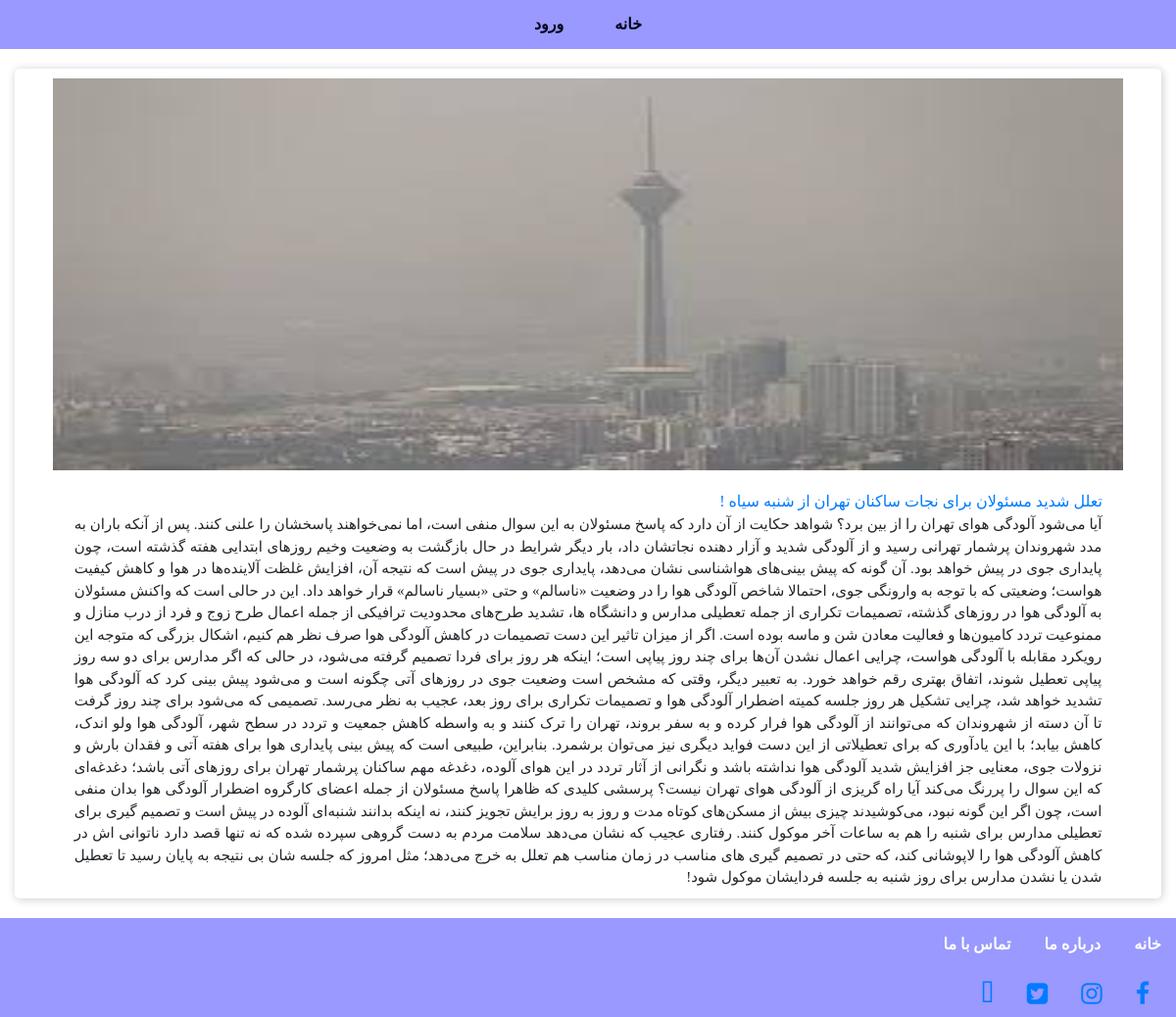
The page /readmore.php?postid=3 on the database its author committed.
### tables this page shows
CREATE TABLE `menu` (
  `id` int(11) NOT NULL,
  `title` varchar(100) NOT NULL,
  `link` varchar(200) NOT NULL
);

CREATE TABLE `post` (
  `id` int(11) NOT NULL,
  `title` varchar(100) NOT NULL,
  `src` varchar(100) NOT NULL,
  `content` varchar(5000) NOT NULL
);

### readmore.php (the view, shortened to what this page needs)
<?php include ("header.php"); ?>
<?php include ("config.php"); ?>
<?php
$postid=$_GET["postid"];
$posrsql="SELECT * FROM  `post` WHERE `id`=$postid;";
$postquery=mysqli_query($connect,$posrsql);
while($postfetch=mysqli_fetch_assoc($postquery))
{
?>
    <div class="rm-big-content">
       <div class="rm-big-content-thumb">
        <img src=<?php echo $postfetch["src"]; ?>>
       </div>
       <div class="rm-big-content-txt">
        <a href="#"><?php echo $postfetch["title"]; ?></a>
        <p><?php echo $postfetch["content"]; ?></p>
       </div>
    </div>
<?php
}
?>
 <?php include ("footer.php"); ?>
</body>
</html>

### header.php (shortened to what this page needs)
<!DOCTYPE html>
<html>
<head>
    <link rel="stylesheet" href="https://cdnjs.cloudflare.com/ajax/libs/font-awesome/4.7.0/css/font-awesome.min.css">
    <link rel="stylesheet" href="css/bootstrap.min.css">
    <link rel="stylesheet" href="css/fontawesome.css">
	<link rel="stylesheet" href="css/style.css">
</head>
<body>
    <div class="menu">
            <ul class="nav justify-content-center">
            <?php
			 include ("config.php");
			 $mnu="SELECT * FROM  `menu` ORDER BY  `id` DESC ;";
			 $mnuresult=mysqli_query($connect,$mnu);
			 while($mnufetch=mysqli_fetch_assoc($mnuresult))
			 {
			?>
                <li class="nav-item active"><a href=<?php echo $mnufetch["link"] ?> class="nav-link"><?php echo $mnufetch["title"] ?></a></li>
                <?php
			 }
				?>
            </ul>
    </div>

### css/style.css (style rules this page uses)
*,div,p,ul { padding:0px; margin:0px; }
body { font-family:"b yekan"; direction: rtl; }
.menu { background-color: #9999ff; }
.menu li a { color:#00001a; font-weight: 800; }
.menu li { padding:5px 10px; border-radius: 10px; }
.rm-big-content { text-align: right; direction: rtl; margin: 20px 15px; border-radius: 5px; -webkit-box-shadow: 1px 1px 10px 0px rgba(204,204,204,1); -moz-box-shadow: 1px 1px 10px 0px rgba(204,204,204,1); box-shadow: 1px 1px 10px 0px rgba(204,204,204,1); padding: 10px; min-height: 500px; height: auto; }
.rm-big-content-thumb { text-align: center; margin-bottom: 20px; }
.rm-big-content-thumb img { height: 400px; width: 95%; margin: 0 auto; }
.rm-big-content-txt { padding: 0 40px; }
.rm-big-content-txt a { padding: 10px; }
.rm-big-content-txt p { height: auto; margin: 0 1%; text-align: justify; font-size: 15px; }

### rows shown on the page
menu: title "خانه"
menu: title "ورود"
post: src (picture), title "تعلل شدید مسئولان برای نجات ساکنان تهران از شنبه سیاه !", content "آیا می‌شود آلودگی هوای تهران را از بین برد؟ شواهد حکایت از آن دارد که پاسخ مسئولان به این سوال منفی است، اما نمی‌خواهند پاسخشان را علنی کنند. پس از آنکه باران به مدد شهروندان پرشمار تهرانی رسید و از آلودگی شدید و آزار دهنده نجاتشان داد، بار دیگر شرایط در حال بازگشت به وضعیت وخیم روز‌های ابتدایی هفته گذشته است، چون پایداری جوی در پیش خواهد بود. آن گونه که پیش بینی‌های هواشناسی نشان می‌دهد، پایداری جوی در پیش است که نتیجه آن، افزایش غلظت آلاینده‌ها در هوا و کاهش کیفیت هواست؛ وضعیتی که با توجه به وارونگی جوی، احتمالا شاخص آلودگی هوا را در وضعیت «ناسالم» و حتی «بسیار ناسالم» قرار خواهد داد. این در حالی است که واکنش مسئولان به آلودگی هوا در روز‌های گذشته، تصمیمات تکراری از جمله تعطیلی مدارس و…"
